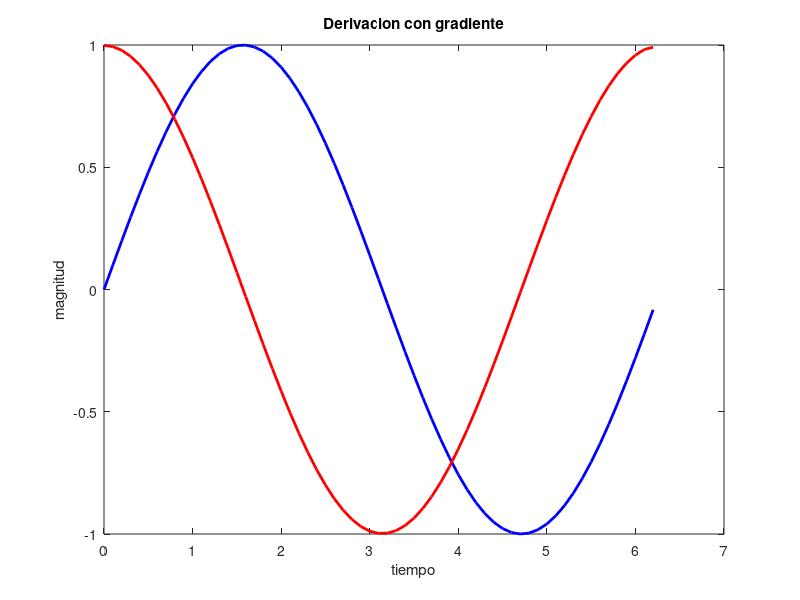

Recreate this plot in MATLAB.
% crear vector de tiempo con pasos de 0.1
dt = 0.1
t = 0:dt:2*pi;
v = sin(t);
% derivada numerica gradiente
a = gradient(v,dt);
%graficar
figure;
plot(t,v,'b-','LineWidth',2);
hold on;
plot(t,a,'r-','LineWidth',2);
xlabel('tiempo');
ylabel('magnitud');
title('Derivacion con gradiente');
